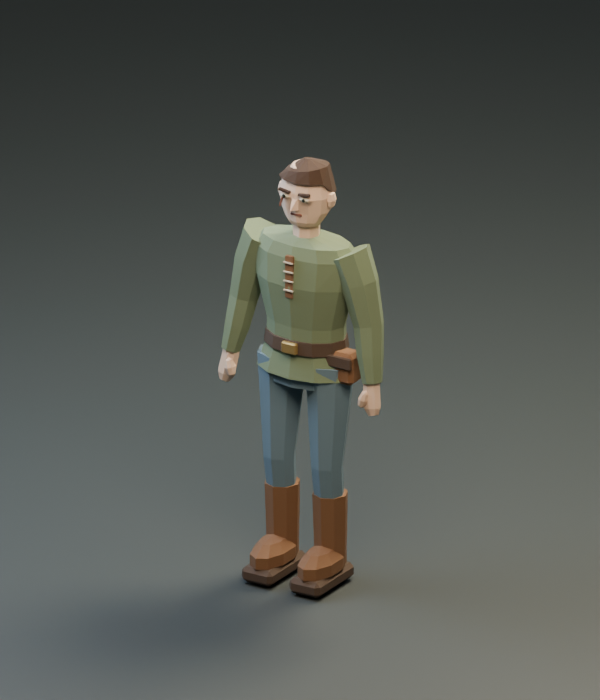
#> input picture resource/ARCANA_lowpoly_v1/previews/poses/human_Idle.png, 600 x 700 px; its folder holds 4 pictures in this run
$ python assemble_previews.py
#> lines starting #> are read from the running program, lines starting #| are printed output that depends on the picture
"""Assemble Blender-rendered frames; requires Pillow (bundled Codex runtime)."""
from pathlib import Path
from PIL import Image, ImageDraw, ImageFont

ROOT=Path(__file__).resolve().parents[1]
font=ImageFont.truetype('C:/Windows/Fonts/arial.ttf',22)
labels=['Idle','Walk','Run','Turn_L90','Attack','Jump']
for family in ['human','wolf']:
    sheet=Image.new('RGB',(1800,1480),(24,29,29))
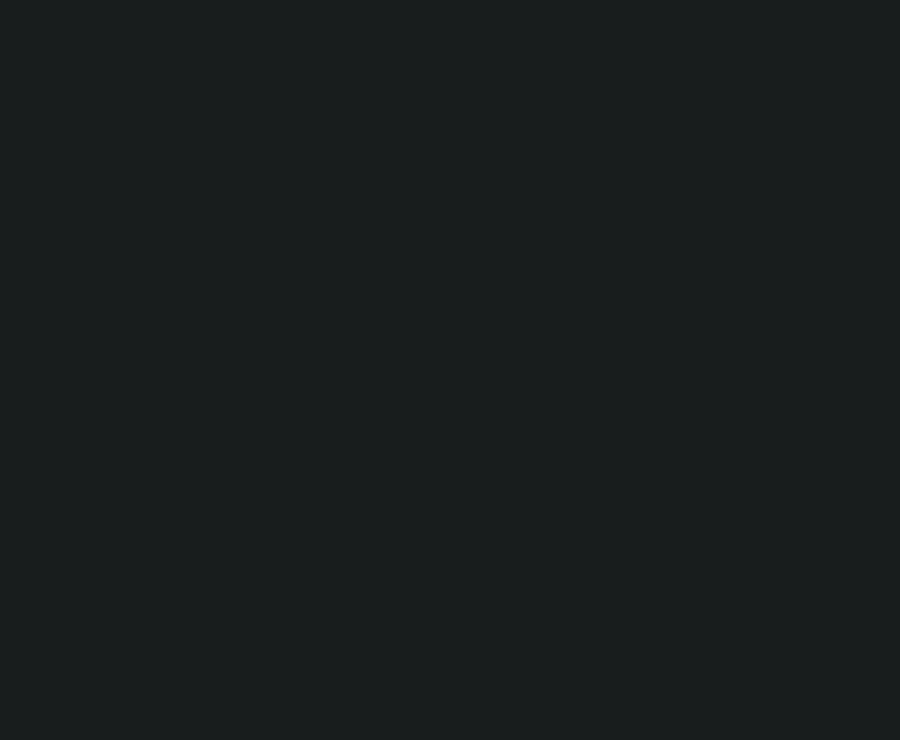
#> sheet: PIL image 1800x1480 RGB (shown at 1/2 size); mean R, G, B 24, 29, 29
    for i,clip in enumerate(labels):
        im=Image.open(ROOT/f'previews/poses/{family}_{clip}.png').convert('RGB')
        at=((i%3)*600,(i//3)*740)
        sheet.paste(im,at)
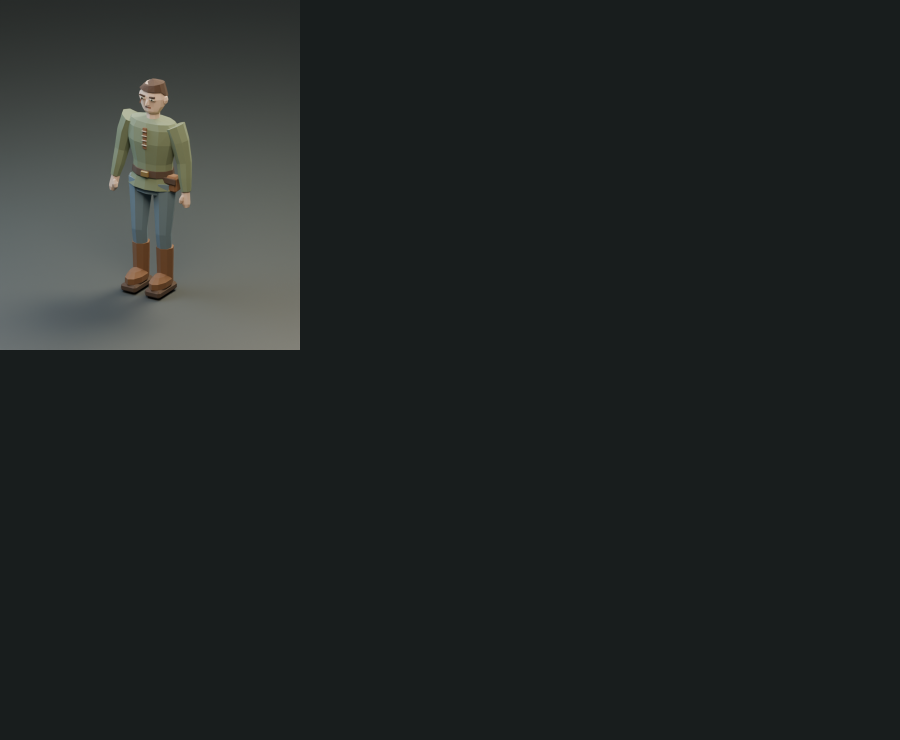
#> sheet: PIL image 1800x1480 RGB (shown at 1/2 size); mean R, G, B 33.4, 38.2, 37.4
#> (the run stopped early here; a loop or call above may not have finished)
